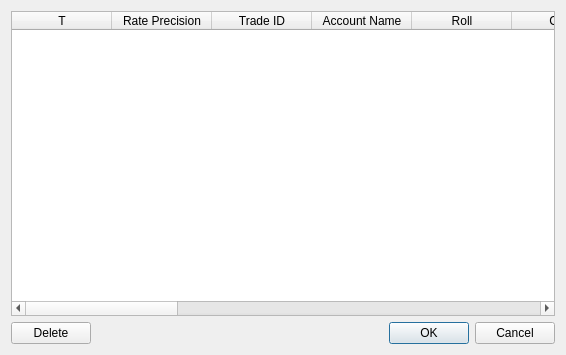
<?xml version="1.0" encoding="UTF-8"?>
<ui version="4.0">
 <class>ClosedPositions</class>
 <widget class="QDialog" name="ClosedPositions">
  <property name="geometry">
   <rect>
    <x>0</x>
    <y>0</y>
    <width>566</width>
    <height>355</height>
   </rect>
  </property>
  <property name="windowTitle">
   <string>Dialog</string>
  </property>
  <layout class="QGridLayout" name="gridLayout">
   <item row="1" column="0">
    <widget class="QPushButton" name="pushButton">
     <property name="text">
      <string>Delete</string>
     </property>
    </widget>
   </item>
   <item row="1" column="1">
    <widget class="QDialogButtonBox" name="buttonBox">
     <property name="orientation">
      <enum>Qt::Horizontal</enum>
     </property>
     <property name="standardButtons">
      <set>QDialogButtonBox::Cancel|QDialogButtonBox::Ok</set>
     </property>
    </widget>
   </item>
   <item row="0" column="0" colspan="2">
    <widget class="QTableWidget" name="tableWidget">
     <property name="selectionBehavior">
      <enum>QAbstractItemView::SelectRows</enum>
     </property>
     <column>
      <property name="text">
       <string>T</string>
      </property>
     </column>
     <column>
      <property name="text">
       <string>Rate Precision</string>
      </property>
     </column>
     <column>
      <property name="text">
       <string>Trade ID</string>
      </property>
     </column>
     <column>
      <property name="text">
       <string>Account Name</string>
      </property>
     </column>
     <column>
      <property name="text">
       <string>Roll</string>
      </property>
     </column>
     <column>
      <property name="text">
       <string>Com</string>
      </property>
     </column>
     <column>
      <property name="text">
       <string>Open</string>
      </property>
     </column>
     <column>
      <property name="text">
       <string>Value Date</string>
      </property>
     </column>
     <column>
      <property name="text">
       <string>Gross PL</string>
      </property>
     </column>
     <column>
      <property name="text">
       <string>Close</string>
      </property>
     </column>
     <column>
      <property name="text">
       <string>Visible PL</string>
      </property>
     </column>
     <column>
      <property name="text">
       <string>Currency</string>
      </property>
     </column>
     <column>
      <property name="text">
       <string>Is Buy</string>
      </property>
     </column>
     <column>
      <property name="text">
       <string>Amount K</string>
      </property>
     </column>
     <column>
      <property name="text">
       <string>Currency Point</string>
      </property>
     </column>
     <column>
      <property name="text">
       <string>Open Time</string>
      </property>
     </column>
     <column>
      <property name="text">
       <string>Close Time</string>
      </property>
     </column>
    </widget>
   </item>
  </layout>
 </widget>
 <resources/>
 <connections>
  <connection>
   <sender>buttonBox</sender>
   <signal>accepted()</signal>
   <receiver>ClosedPositions</receiver>
   <slot>accept()</slot>
   <hints>
    <hint type="sourcelabel">
     <x>248</x>
     <y>254</y>
    </hint>
    <hint type="destinationlabel">
     <x>157</x>
     <y>274</y>
    </hint>
   </hints>
  </connection>
  <connection>
   <sender>buttonBox</sender>
   <signal>rejected()</signal>
   <receiver>ClosedPositions</receiver>
   <slot>reject()</slot>
   <hints>
    <hint type="sourcelabel">
     <x>316</x>
     <y>260</y>
    </hint>
    <hint type="destinationlabel">
     <x>286</x>
     <y>274</y>
    </hint>
   </hints>
  </connection>
 </connections>
</ui>
